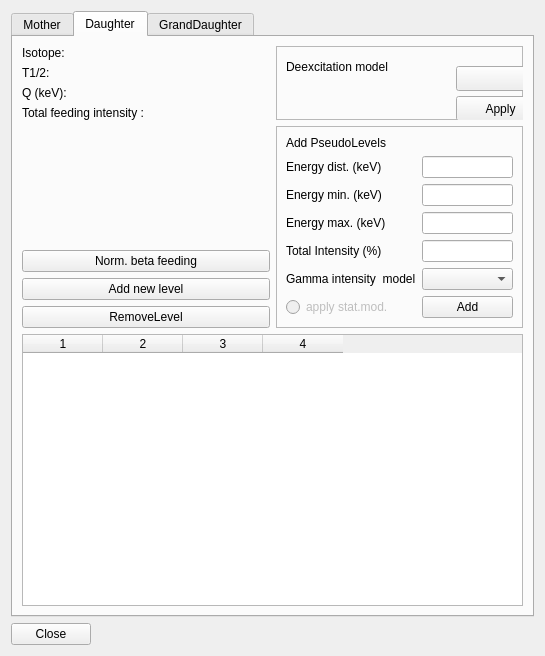
<?xml version="1.0" encoding="UTF-8"?>
<ui version="4.0">
 <class>DecayPathEditor</class>
 <widget class="QWidget" name="DecayPathEditor">
  <property name="geometry">
   <rect>
    <x>0</x>
    <y>0</y>
    <width>545</width>
    <height>656</height>
   </rect>
  </property>
  <property name="sizePolicy">
   <sizepolicy hsizetype="Expanding" vsizetype="Expanding">
    <horstretch>1</horstretch>
    <verstretch>1</verstretch>
   </sizepolicy>
  </property>
  <property name="mouseTracking">
   <bool>true</bool>
  </property>
  <property name="contextMenuPolicy">
   <enum>Qt::ActionsContextMenu</enum>
  </property>
  <property name="windowTitle">
   <string>Beta Feeding Editor</string>
  </property>
  <layout class="QGridLayout" name="gridLayout" columnstretch="0">
   <property name="leftMargin">
    <number>11</number>
   </property>
   <property name="topMargin">
    <number>11</number>
   </property>
   <property name="rightMargin">
    <number>11</number>
   </property>
   <property name="bottomMargin">
    <number>11</number>
   </property>
   <item row="0" column="0">
    <widget class="QTabWidget" name="tabDecay">
     <property name="currentIndex">
      <number>1</number>
     </property>
     <widget class="QWidget" name="mother">
      <attribute name="title">
       <string>Mother</string>
      </attribute>
      <layout class="QGridLayout" name="gridLayout_2">
       <item row="0" column="0">
        <widget class="QLabel" name="labelMotherIsotope">
         <property name="text">
          <string>Isotope:</string>
         </property>
        </widget>
       </item>
       <item row="1" column="0">
        <widget class="QLabel" name="labelMotherT12">
         <property name="text">
          <string>T1/2 :</string>
         </property>
        </widget>
       </item>
       <item row="2" column="0">
        <widget class="QLabel" name="labelMotherQvalue">
         <property name="text">
          <string>Q (keV): </string>
         </property>
        </widget>
       </item>
       <item row="3" column="0">
        <widget class="QLabel" name="labelMotherSpinParity">
         <property name="text">
          <string>  I:</string>
         </property>
        </widget>
       </item>
       <item row="4" column="0" colspan="2">
        <widget class="QTableWidget" name="tableMotherLevels">
         <property name="rowCount">
          <number>6</number>
         </property>
         <property name="columnCount">
          <number>4</number>
         </property>
         <attribute name="horizontalHeaderDefaultSectionSize">
          <number>80</number>
         </attribute>
         <row/>
         <row/>
         <row/>
         <row/>
         <row/>
         <row/>
         <column/>
         <column/>
         <column/>
         <column/>
        </widget>
       </item>
      </layout>
     </widget>
     <widget class="QWidget" name="Daughter">
      <attribute name="title">
       <string>Daughter</string>
      </attribute>
      <layout class="QGridLayout" name="gridLayout_3">
       <item row="0" column="0">
        <widget class="QLabel" name="labelDaughterIsotope">
         <property name="text">
          <string>Isotope:</string>
         </property>
        </widget>
       </item>
       <item row="0" column="1" rowspan="4">
        <widget class="QFrame" name="frame_2">
         <property name="frameShape">
          <enum>QFrame::StyledPanel</enum>
         </property>
         <property name="frameShadow">
          <enum>QFrame::Raised</enum>
         </property>
         <widget class="QLabel" name="label_2">
          <property name="geometry">
           <rect>
            <x>10</x>
            <y>10</y>
            <width>141</width>
            <height>21</height>
           </rect>
          </property>
          <property name="text">
           <string>Deexcitation model</string>
          </property>
         </widget>
         <widget class="QComboBox" name="comboBoxModel">
          <property name="geometry">
           <rect>
            <x>180</x>
            <y>20</y>
            <width>91</width>
            <height>25</height>
           </rect>
          </property>
         </widget>
         <widget class="QPushButton" name="buttonApplyModel">
          <property name="geometry">
           <rect>
            <x>180</x>
            <y>50</y>
            <width>89</width>
            <height>25</height>
           </rect>
          </property>
          <property name="text">
           <string>Apply</string>
          </property>
         </widget>
        </widget>
       </item>
       <item row="11" column="0" colspan="2">
        <widget class="QTableWidget" name="tableDaughterLevels">
         <property name="sizePolicy">
          <sizepolicy hsizetype="Expanding" vsizetype="Expanding">
           <horstretch>1</horstretch>
           <verstretch>1</verstretch>
          </sizepolicy>
         </property>
         <property name="mouseTracking">
          <bool>true</bool>
         </property>
         <property name="sizeAdjustPolicy">
          <enum>QAbstractScrollArea::AdjustToContents</enum>
         </property>
         <property name="rowCount">
          <number>0</number>
         </property>
         <property name="columnCount">
          <number>4</number>
         </property>
         <attribute name="horizontalHeaderCascadingSectionResizes">
          <bool>false</bool>
         </attribute>
         <attribute name="horizontalHeaderDefaultSectionSize">
          <number>80</number>
         </attribute>
         <column/>
         <column/>
         <column/>
         <column/>
        </widget>
       </item>
       <item row="9" column="0">
        <widget class="QPushButton" name="buttonRemoveLevel">
         <property name="enabled">
          <bool>true</bool>
         </property>
         <property name="text">
          <string>RemoveLevel</string>
         </property>
        </widget>
       </item>
       <item row="2" column="0">
        <widget class="QLabel" name="labelDaughterQvalue">
         <property name="text">
          <string>Q (keV):</string>
         </property>
        </widget>
       </item>
       <item row="7" column="0">
        <widget class="QPushButton" name="buttonNormBetaFeeding">
         <property name="toolTip">
          <string>Normalizes beta feding to 100%</string>
         </property>
         <property name="text">
          <string>Norm. beta feeding</string>
         </property>
        </widget>
       </item>
       <item row="1" column="0">
        <widget class="QLabel" name="labelDaughterT12">
         <property name="text">
          <string>T1/2:</string>
         </property>
        </widget>
       </item>
       <item row="8" column="0">
        <widget class="QPushButton" name="buttonAddLevel">
         <property name="toolTip">
          <string>Adds new level</string>
         </property>
         <property name="text">
          <string>Add new level</string>
         </property>
        </widget>
       </item>
       <item row="6" column="1" rowspan="4">
        <widget class="QFrame" name="frame">
         <property name="enabled">
          <bool>true</bool>
         </property>
         <property name="frameShape">
          <enum>QFrame::StyledPanel</enum>
         </property>
         <property name="frameShadow">
          <enum>QFrame::Raised</enum>
         </property>
         <layout class="QGridLayout" name="gridLayout_5">
          <item row="0" column="0" colspan="2">
           <widget class="QLabel" name="labelPseudoLevels">
            <property name="text">
             <string>Add PseudoLevels</string>
            </property>
           </widget>
          </item>
          <item row="1" column="0">
           <widget class="QLabel" name="labelPseudoLevelEnergyDist">
            <property name="text">
             <string>Energy dist. (keV)</string>
            </property>
           </widget>
          </item>
          <item row="1" column="1">
           <widget class="QLineEdit" name="linePseudoLevEnStep"/>
          </item>
          <item row="2" column="0">
           <widget class="QLabel" name="labelPseudoLevelEnMin">
            <property name="text">
             <string>Energy min. (keV)</string>
            </property>
           </widget>
          </item>
          <item row="2" column="1">
           <widget class="QLineEdit" name="linePseudoLevEnMin"/>
          </item>
          <item row="3" column="0">
           <widget class="QLabel" name="labelPseudoLevelEnMax">
            <property name="text">
             <string>Energy max. (keV)</string>
            </property>
           </widget>
          </item>
          <item row="3" column="1">
           <widget class="QLineEdit" name="linePseudoLevEnMax"/>
          </item>
          <item row="4" column="0">
           <widget class="QLabel" name="labelPseudoLevelIntensity">
            <property name="text">
             <string>Total Intensity (%)</string>
            </property>
           </widget>
          </item>
          <item row="4" column="1">
           <widget class="QLineEdit" name="linePseudoLevTotInten"/>
          </item>
          <item row="5" column="0">
           <widget class="QLabel" name="label">
            <property name="toolTip">
             <string>Gamma intensity model to be used</string>
            </property>
            <property name="text">
             <string>Gamma intensity  model</string>
            </property>
           </widget>
          </item>
          <item row="5" column="1">
           <widget class="QComboBox" name="comboBoxIntensity"/>
          </item>
          <item row="6" column="0">
           <widget class="QRadioButton" name="radioStatisticalModelApply">
            <property name="enabled">
             <bool>false</bool>
            </property>
            <property name="toolTip">
             <string>Apply statistical model for the gamma intensities deexciting pseudo levels</string>
            </property>
            <property name="text">
             <string>apply stat.mod.</string>
            </property>
            <property name="checked">
             <bool>false</bool>
            </property>
           </widget>
          </item>
          <item row="6" column="1">
           <widget class="QPushButton" name="buttonAddPseudoLevel">
            <property name="enabled">
             <bool>true</bool>
            </property>
            <property name="text">
             <string>Add</string>
            </property>
           </widget>
          </item>
         </layout>
        </widget>
       </item>
       <item row="3" column="0">
        <widget class="QLabel" name="labelTotalIntensity">
         <property name="text">
          <string>Total feeding intensity :</string>
         </property>
        </widget>
       </item>
      </layout>
     </widget>
     <widget class="QWidget" name="gradDaughter">
      <attribute name="title">
       <string>GrandDaughter</string>
      </attribute>
      <layout class="QGridLayout" name="gridLayout_4">
       <item row="0" column="0">
        <widget class="QLabel" name="labelGrandDaughterIsotope">
         <property name="text">
          <string>Isotope : </string>
         </property>
        </widget>
       </item>
       <item row="1" column="0">
        <widget class="QLabel" name="labelGrandDaughteT12">
         <property name="text">
          <string>T1/2 : </string>
         </property>
        </widget>
       </item>
       <item row="2" column="0">
        <widget class="QLabel" name="labelGranDaughterQvalue">
         <property name="text">
          <string>Q : </string>
         </property>
        </widget>
       </item>
       <item row="3" column="0">
        <widget class="QTableWidget" name="tableGrandDaughterLevels">
         <property name="rowCount">
          <number>0</number>
         </property>
         <property name="columnCount">
          <number>4</number>
         </property>
         <column/>
         <column/>
         <column/>
         <column/>
        </widget>
       </item>
      </layout>
     </widget>
    </widget>
   </item>
   <item row="1" column="0">
    <widget class="QPushButton" name="buttonClose">
     <property name="sizePolicy">
      <sizepolicy hsizetype="Fixed" vsizetype="Fixed">
       <horstretch>0</horstretch>
       <verstretch>0</verstretch>
      </sizepolicy>
     </property>
     <property name="text">
      <string>Close</string>
     </property>
    </widget>
   </item>
  </layout>
 </widget>
 <resources/>
 <connections/>
</ui>
